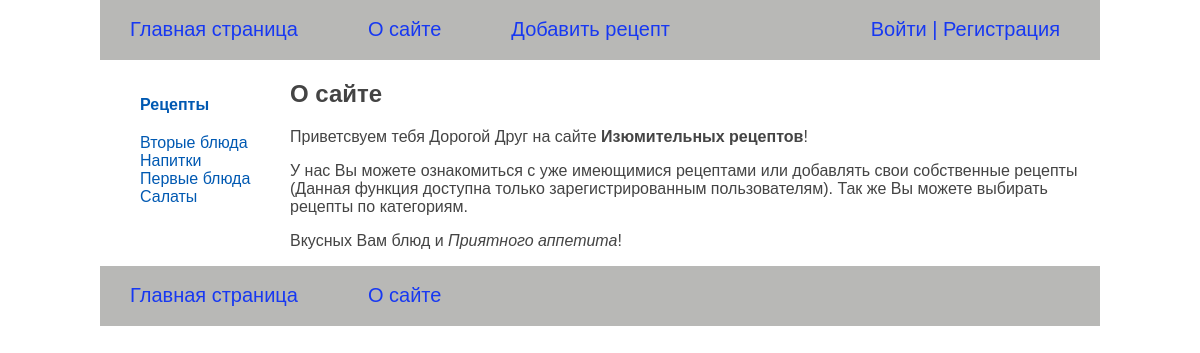
The page /about/ on the database its author committed.
### recipeapp/models.py (models this page shows, shortened)
class Category(models.Model):
    category_name = models.CharField(max_length=100, db_index=True, verbose_name='Категория')
    category_slug = models.SlugField(max_length=100, unique=True, db_index=True, verbose_name='Slug')
    class Meta:
        verbose_name = 'Категория'
        verbose_name_plural = 'Категории'
    def get_absolut_url(self):
        return reverse('category', kwargs={'category_slug': self.category_slug})

### recipeapp/views.py (the view)
# urls.py: path('about/', about, name='about'),
def about(request: HttpRequest) -> HttpResponse:
    context = {
        'title': 'О сайте',
        'menu': menu,
    }
    return render(request, 'recipeapp/about.html', context=context)

### recipeapp/templatetags/recipe_tags.py (called while the page is built)
@register.inclusion_tag('recipeapp/list_categories.html')
def show_categories(category_selected_id=0):
    categories = Category.objects.annotate(total=Count('cat_recipe')).filter(total__gt=0)
    return {'categories': categories, 'category_selected': category_selected_id}

### users/context_processors.py (called while the page is built)
def get_recipe_context(request):
    return {'mainmenu': menu}

### recipeapp/templates/recipeapp/about.html
{% extends 'base.html' %}
{% block content %}
  <h1>{{ title }}</h1>
  <p>
      Приветсвуем тебя Дорогой Друг на сайте <b>Изюмительных рецептов</b>!
  </p>
<p>
    У нас Вы можете ознакомиться с уже имеющимися рецептами или добавлять свои собственные рецепты (Данная функция доступна только зарегистрированным пользователям).
    Так же Вы можете выбирать рецепты по категориям.
</p>
<p>
    Вкусных Вам блюд и <i>Приятного аппетита</i>!
</p>
{% endblock %}

### recipeapp/templates/recipeapp/list_categories.html
{% for category in categories %}
    {% if category.id == category_selected %}
        <li class="selected">{{ category.category_name }}</li>
    {% else %}
        <li class="selected_cat"><a href="{{ category.get_absolut_url }}">{{ category.category_name }}</a></li>
    {% endif %}
{% endfor %}

### recipeapp/static/recipeapp/css/styles.css (style rules this page uses)
html, body { font-family: 'Arial'; margin: 0; padding: 0; height: 100%; width: 100%; color: #444; }
a { color: #0059b2; text-decoration: none; }
.selected_cat { color: #0227cc; }

### rows shown on the page
Category: category_name "Вторые блюда"
Category: category_name "Напитки"
Category: category_name "Первые блюда"
Category: category_name "Салаты"

### other values the page prints
{{ m.title }} "О сайте" "Добавить рецепт"
{{ title }} "О сайте"
{{ m.title }} "О сайте"
